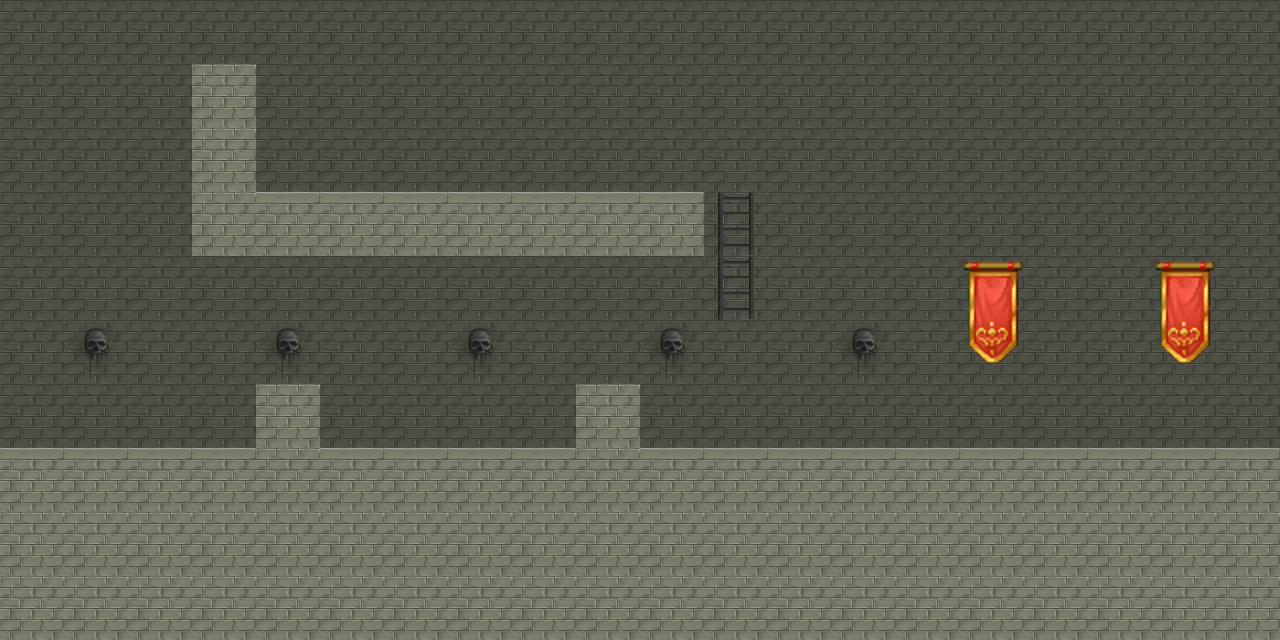

A 2D game scene composited from a Tiled map and its tileset images. What follows is a short description and the map's XML, with every tile layer's data as written:
An orthogonal 20x10 tile map with 64x64 px tiles, 4 tile layers (background, wall paper, floors, stairs), 4 tilesets and 2 objects.

<map version="1.0" orientation="orthogonal" renderorder="right-down" width="20" height="10" tilewidth="64" tileheight="64" nextobjectid="3">
 <tileset firstgid="1" name="grunge_tile" tilewidth="64" tileheight="64" tilecount="35" columns="7">
  <image source="grunge_tile.png" width="448" height="320" />
 </tileset>
 <tileset firstgid="36" name="castledoors" tilewidth="128" tileheight="192" tilecount="1" columns="1">
  <image source="castledoors.png" width="128" height="192" />
 </tileset>
 <tileset firstgid="37" name="tiled" tilewidth="64" tileheight="64" tilecount="256" columns="16">
  <image source="tiled.png" width="1024" height="1024" />
 </tileset>
 <tileset firstgid="293" name="baddie" tilewidth="64" tileheight="64" tilecount="4" columns="4">
  <image source="baddie.png" width="256" height="64" />
 </tileset>
 <layer name="background" width="20" height="10">
  <data encoding="csv">
2,2,2,2,2,2,2,2,2,2,2,2,2,2,2,2,2,2,2,2,
2,2,2,2,2,2,2,2,2,2,2,2,2,2,2,2,2,2,2,2,
2,2,2,2,2,2,2,2,2,2,2,2,2,2,2,2,2,2,2,2,
2,2,2,2,2,2,2,2,2,2,2,2,2,2,2,2,2,2,2,2,
2,2,2,2,2,2,2,2,2,2,2,2,2,2,2,2,2,2,2,2,
2,2,2,2,2,2,2,2,2,2,2,2,2,2,2,2,2,2,2,2,
2,2,2,2,2,2,2,2,2,2,2,2,2,2,2,2,2,2,2,2,
2,2,2,2,2,2,2,2,2,2,2,2,2,2,2,2,2,2,2,2,
2,2,2,2,2,2,2,2,2,2,2,2,2,2,2,2,2,2,2,2,
2,2,2,2,2,2,2,2,2,2,2,2,2,2,2,2,2,2,2,2
</data>
 </layer>
 <layer name="wall paper" width="20" height="10">
  <data encoding="csv">
0,0,0,0,0,0,0,0,0,0,0,0,0,0,0,0,0,0,0,0,
0,0,0,0,0,0,0,0,0,0,0,0,0,0,0,0,0,0,0,0,
0,0,0,0,0,0,0,0,0,0,0,0,0,0,0,0,0,0,0,0,
0,0,0,0,0,0,0,0,0,0,0,0,0,0,0,0,0,0,0,0,
0,0,0,0,0,0,0,0,0,0,0,0,0,0,0,145,0,0,145,0,
0,10,0,0,10,0,0,10,0,0,10,0,0,10,0,161,0,0,161,0,
0,0,0,0,0,0,0,0,0,0,0,0,0,0,0,0,0,0,0,0,
0,0,0,0,0,0,0,0,0,0,0,0,0,0,0,0,0,0,0,0,
0,0,0,0,0,0,0,0,0,0,0,0,0,0,0,0,0,0,0,0,
0,0,0,0,0,0,0,0,0,0,0,0,0,0,0,0,0,0,0,0
</data>
 </layer>
 <layer name="floors" width="20" height="10">
  <data encoding="csv">
0,0,0,0,0,0,0,0,0,0,0,0,0,0,0,0,0,0,0,0,
0,0,0,1,0,0,0,0,0,0,0,0,0,0,0,0,0,0,0,0,
0,0,0,1,0,0,0,0,0,0,0,0,0,0,0,0,0,0,0,0,
0,0,0,1,8,8,8,8,8,8,8,0,0,0,0,0,0,0,0,0,
0,0,0,0,0,0,0,0,0,0,0,0,0,0,0,0,0,0,0,0,
0,0,0,0,0,0,0,0,0,0,0,0,0,0,0,0,0,0,0,0,
0,0,0,0,1,0,0,0,0,1,0,0,0,0,0,0,0,0,0,0,
8,8,8,8,1,8,8,8,8,1,8,8,8,8,8,8,8,8,8,8,
1,1,1,1,1,1,1,1,1,1,1,1,1,1,1,1,1,1,1,1,
1,1,1,1,1,1,1,1,1,1,1,1,1,1,1,1,1,1,1,1
</data>
 </layer>
 <layer name="stairs" width="20" height="10">
  <data encoding="csv">
0,0,0,0,0,0,0,0,0,0,0,0,0,0,0,0,0,0,0,0,
0,0,0,0,0,0,0,0,0,0,0,0,0,0,0,0,0,0,0,0,
0,0,0,0,0,0,0,0,0,0,0,0,0,0,0,0,0,0,0,0,
0,0,0,0,0,0,0,0,0,0,0,19,0,0,0,0,0,0,0,0,
0,0,0,0,0,0,0,0,0,0,0,19,0,0,0,0,0,0,0,0,
0,0,0,0,0,0,0,0,0,0,0,0,0,0,0,0,0,0,0,0,
0,0,0,0,0,0,0,0,0,0,0,0,0,0,0,0,0,0,0,0,
0,0,0,0,0,0,0,0,0,0,0,0,0,0,0,0,0,0,0,0,
0,0,0,0,0,0,0,0,0,0,0,0,0,0,0,0,0,0,0,0,
0,0,0,0,0,0,0,0,0,0,0,0,0,0,0,0,0,0,0,0
</data>
 </layer>
 <objectgroup name="doors">
  <object id="1" gid="36" x="1024.17" y="448.167" width="128" height="192">
   <properties>
    <property name="id" value="enter" />
    <property name="sprite" value="castledoors" />
    <property name="type" value="door" />
   </properties>
  </object>
 </objectgroup>
 <objectgroup name="enemies">
  <object id="2" gid="294" x="446.917" y="191.083" width="64" height="64">
   <properties>
    <property name="type" value="enemy" />
   </properties>
  </object>
 </objectgroup>
</map>
